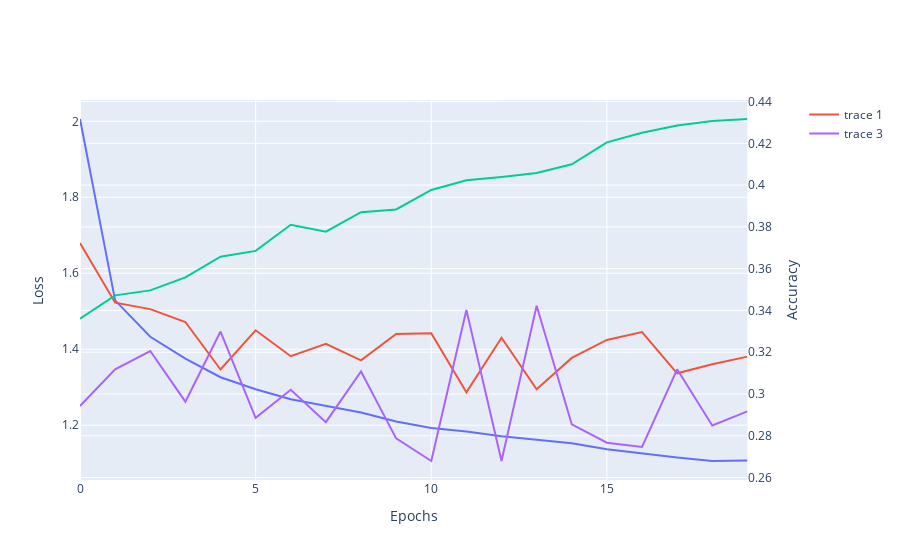

Notebook source saved alongside this figure:
### Code cell
training_loss=history.history['loss']
validation_loss=history.history['val_loss']
training_acc=history.history['accuracy']
validation_acc=history.history['val_accuracy']
import plotly.express as px
from plotly.subplots import make_subplots
# fig=px.line(training_loss)
# fig.add_scatter(validation_loss, mode='lines')

import pandas as pd
df=pd.DataFrame()
df['training_loss'] = training_loss
df['validation_loss'] = validation_loss
df['training_acc'] = training_acc
df['validation_acc'] = validation_acc


fig1=px.line(df,df.index,'training_loss')
fig1.add_scatter(x=df.index, y=df['validation_loss'],mode='lines')

fig2= px.line(df,x=df.index, y='training_acc')
fig2.add_scatter(x=df.index, y=df['validation_acc'],mode='lines')
fig2.update_traces(yaxis="y2")
#fig.add_scatter(df,df.index,df['validation_loss'], mode='lines')

subfig = make_subplots(specs=[[{"secondary_y": True}]])
subfig.add_traces(fig1.data + fig2.data)
subfig.layout.xaxis.title="Epochs"
subfig.layout.yaxis.title="Loss"
subfig.layout.yaxis2.title="Accuracy"
# recoloring is necessary otherwise lines from fig und fig2 would share each color
# e.g. Linear-, Log- = blue; Linear+, Log+ = red... we don't want this
subfig.for_each_trace(lambda t: t.update(line=dict(color=t.marker.color)))
subfig.show()

### Figure 1 — Plotly figure (JSON) as saved in the notebook; plotly's stock layout.template omitted (floating-point values rounded to 4 significant figures)
{"data": [{"hovertemplate": "index=%{x}<br>training_loss=%{y}<extra></extra>", "legendgroup": "", "line": {"dash": "solid"}, "marker": {"symbol": "circle"}, "mode": "lines", "name": "", "orientation": "v", "showlegend": false, "type": "scatter", "x": [0, 1, 2, 3, 4, 5, 6, 7, 8, 9, 10, 11, 12, 13, 14, 15, 16, 17, 18, 19], "xaxis": "x", "y": [2.006, 1.529, 1.433, 1.375, 1.326, 1.295, 1.268, 1.25, 1.233, 1.21, 1.193, 1.184, 1.171, 1.162, 1.152, 1.137, 1.125, 1.115, 1.106, 1.107], "yaxis": "y"}, {"mode": "lines", "type": "scatter", "x": [0, 1, 2, 3, 4, 5, 6, 7, 8, 9, 10, 11, 12, 13, 14, 15, 16, 17, 18, 19], "y": [1.68, 1.523, 1.506, 1.472, 1.347, 1.45, 1.382, 1.414, 1.371, 1.44, 1.442, 1.286, 1.43, 1.294, 1.377, 1.424, 1.445, 1.337, 1.361, 1.381]}, {"hovertemplate": "index=%{x}<br>training_acc=%{y}<extra></extra>", "legendgroup": "", "line": {"dash": "solid"}, "marker": {"symbol": "circle"}, "mode": "lines", "name": "", "orientation": "v", "showlegend": false, "type": "scatter", "x": [0, 1, 2, 3, 4, 5, 6, 7, 8, 9, 10, 11, 12, 13, 14, 15, 16, 17, 18, 19], "xaxis": "x", "y": [0.336, 0.3472, 0.3496, 0.3558, 0.3658, 0.3685, 0.381, 0.3777, 0.387, 0.3883, 0.3977, 0.4023, 0.4039, 0.4058, 0.41, 0.4204, 0.425, 0.4285, 0.4307, 0.4316], "yaxis": "y2"}, {"mode": "lines", "type": "scatter", "x": [0, 1, 2, 3, 4, 5, 6, 7, 8, 9, 10, 11, 12, 13, 14, 15, 16, 17, 18, 19], "y": [0.2943, 0.3118, 0.3206, 0.2963, 0.3299, 0.2886, 0.302, 0.2865, 0.3108, 0.2788, 0.2679, 0.3402, 0.2679, 0.3423, 0.2855, 0.2767, 0.2747, 0.3118, 0.285, 0.2917], "yaxis": "y2"}], "layout": {"xaxis": {"anchor": "y", "domain": [0, 0.94], "title": {"text": "Epochs"}}, "yaxis": {"anchor": "x", "domain": [0, 1], "title": {"text": "Loss"}}, "yaxis2": {"anchor": "x", "overlaying": "y", "side": "right", "title": {"text": "Accuracy"}}}}
